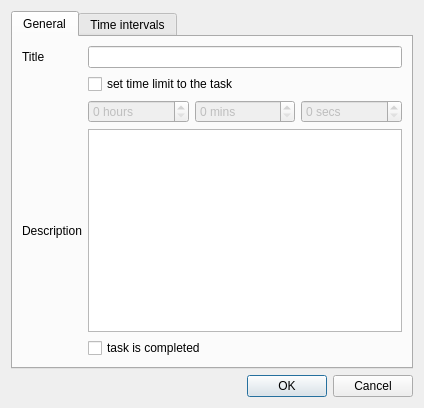
<?xml version="1.0" encoding="UTF-8"?>
<ui version="4.0">
 <class>TaskEditDialog</class>
 <widget class="QDialog" name="TaskEditDialog">
  <property name="geometry">
   <rect>
    <x>0</x>
    <y>0</y>
    <width>424</width>
    <height>408</height>
   </rect>
  </property>
  <property name="windowTitle">
   <string>Dialog</string>
  </property>
  <layout class="QVBoxLayout" name="verticalLayout">
   <item>
    <widget class="QTabWidget" name="tabWidget">
     <property name="currentIndex">
      <number>0</number>
     </property>
     <widget class="QWidget" name="general_tab">
      <attribute name="title">
       <string>General</string>
      </attribute>
      <layout class="QGridLayout" name="gridLayout">
       <item row="0" column="0">
        <widget class="QLabel" name="title_label">
         <property name="text">
          <string>Title</string>
         </property>
        </widget>
       </item>
       <item row="0" column="1">
        <widget class="QLineEdit" name="title_lineEdit"/>
       </item>
       <item row="3" column="0">
        <widget class="QLabel" name="desc_label">
         <property name="text">
          <string>Description</string>
         </property>
        </widget>
       </item>
       <item row="3" column="1">
        <widget class="QPlainTextEdit" name="desc_plainTextEdit"/>
       </item>
       <item row="2" column="1">
        <layout class="QHBoxLayout" name="horizontalLayout">
         <item>
          <widget class="QSpinBox" name="hour_spinBox">
           <property name="enabled">
            <bool>false</bool>
           </property>
           <property name="suffix">
            <string> hours</string>
           </property>
           <property name="maximum">
            <number>99999</number>
           </property>
          </widget>
         </item>
         <item>
          <widget class="QSpinBox" name="min_spinBox">
           <property name="enabled">
            <bool>false</bool>
           </property>
           <property name="suffix">
            <string> mins</string>
           </property>
           <property name="maximum">
            <number>59</number>
           </property>
          </widget>
         </item>
         <item>
          <widget class="QSpinBox" name="sec_spinBox">
           <property name="enabled">
            <bool>false</bool>
           </property>
           <property name="suffix">
            <string> secs</string>
           </property>
           <property name="maximum">
            <number>59</number>
           </property>
          </widget>
         </item>
        </layout>
       </item>
       <item row="1" column="1">
        <widget class="QCheckBox" name="useTimeLimit_checkBox">
         <property name="text">
          <string>set time limit to the task</string>
         </property>
        </widget>
       </item>
       <item row="4" column="1">
        <widget class="QCheckBox" name="completed_checkBox">
         <property name="text">
          <string>task is completed</string>
         </property>
        </widget>
       </item>
      </layout>
     </widget>
     <widget class="QWidget" name="timeList_tab">
      <attribute name="title">
       <string>Time intervals</string>
      </attribute>
      <layout class="QHBoxLayout" name="horizontalLayout_2">
       <item>
        <widget class="QTreeWidget" name="taskTime_treeWidget">
         <property name="contextMenuPolicy">
          <enum>Qt::CustomContextMenu</enum>
         </property>
         <property name="selectionMode">
          <enum>QAbstractItemView::ExtendedSelection</enum>
         </property>
         <property name="rootIsDecorated">
          <bool>false</bool>
         </property>
         <property name="sortingEnabled">
          <bool>true</bool>
         </property>
         <column>
          <property name="text">
           <string>Start time</string>
          </property>
         </column>
         <column>
          <property name="text">
           <string>End time</string>
          </property>
         </column>
         <column>
          <property name="text">
           <string>Length</string>
          </property>
         </column>
        </widget>
       </item>
       <item>
        <layout class="QVBoxLayout" name="verticalLayout_2">
         <item>
          <widget class="QToolButton" name="add_toolButton">
           <property name="text">
            <string>...</string>
           </property>
          </widget>
         </item>
         <item>
          <widget class="QToolButton" name="edit_toolButton">
           <property name="text">
            <string>...</string>
           </property>
          </widget>
         </item>
         <item>
          <spacer name="verticalSpacer">
           <property name="orientation">
            <enum>Qt::Vertical</enum>
           </property>
           <property name="sizeHint" stdset="0">
            <size>
             <width>20</width>
             <height>40</height>
            </size>
           </property>
          </spacer>
         </item>
         <item>
          <widget class="QToolButton" name="remove_toolButton">
           <property name="text">
            <string>...</string>
           </property>
          </widget>
         </item>
         <item>
          <widget class="QToolButton" name="removeAll_toolButton">
           <property name="text">
            <string>...</string>
           </property>
          </widget>
         </item>
        </layout>
       </item>
      </layout>
     </widget>
    </widget>
   </item>
   <item>
    <widget class="QDialogButtonBox" name="buttonBox">
     <property name="orientation">
      <enum>Qt::Horizontal</enum>
     </property>
     <property name="standardButtons">
      <set>QDialogButtonBox::Cancel|QDialogButtonBox::Ok</set>
     </property>
    </widget>
   </item>
  </layout>
  <action name="add_action">
   <property name="text">
    <string>&amp;Add...</string>
   </property>
   <property name="toolTip">
    <string>Add</string>
   </property>
  </action>
  <action name="remove_action">
   <property name="text">
    <string>&amp;Remove...</string>
   </property>
   <property name="toolTip">
    <string>Remove</string>
   </property>
  </action>
  <action name="edit_action">
   <property name="text">
    <string>&amp;Edit...</string>
   </property>
   <property name="toolTip">
    <string>Edit</string>
   </property>
  </action>
  <action name="removeAll_action">
   <property name="text">
    <string>Remove &amp;all...</string>
   </property>
   <property name="toolTip">
    <string>Remove all</string>
   </property>
  </action>
 </widget>
 <tabstops>
  <tabstop>tabWidget</tabstop>
  <tabstop>title_lineEdit</tabstop>
  <tabstop>useTimeLimit_checkBox</tabstop>
  <tabstop>hour_spinBox</tabstop>
  <tabstop>min_spinBox</tabstop>
  <tabstop>sec_spinBox</tabstop>
  <tabstop>desc_plainTextEdit</tabstop>
  <tabstop>completed_checkBox</tabstop>
  <tabstop>taskTime_treeWidget</tabstop>
  <tabstop>add_toolButton</tabstop>
  <tabstop>edit_toolButton</tabstop>
  <tabstop>remove_toolButton</tabstop>
  <tabstop>removeAll_toolButton</tabstop>
 </tabstops>
 <resources/>
 <connections>
  <connection>
   <sender>buttonBox</sender>
   <signal>accepted()</signal>
   <receiver>TaskEditDialog</receiver>
   <slot>accept()</slot>
   <hints>
    <hint type="sourcelabel">
     <x>226</x>
     <y>392</y>
    </hint>
    <hint type="destinationlabel">
     <x>157</x>
     <y>274</y>
    </hint>
   </hints>
  </connection>
  <connection>
   <sender>buttonBox</sender>
   <signal>rejected()</signal>
   <receiver>TaskEditDialog</receiver>
   <slot>reject()</slot>
   <hints>
    <hint type="sourcelabel">
     <x>294</x>
     <y>398</y>
    </hint>
    <hint type="destinationlabel">
     <x>286</x>
     <y>274</y>
    </hint>
   </hints>
  </connection>
  <connection>
   <sender>useTimeLimit_checkBox</sender>
   <signal>toggled(bool)</signal>
   <receiver>hour_spinBox</receiver>
   <slot>setEnabled(bool)</slot>
   <hints>
    <hint type="sourcelabel">
     <x>123</x>
     <y>81</y>
    </hint>
    <hint type="destinationlabel">
     <x>122</x>
     <y>110</y>
    </hint>
   </hints>
  </connection>
  <connection>
   <sender>useTimeLimit_checkBox</sender>
   <signal>toggled(bool)</signal>
   <receiver>min_spinBox</receiver>
   <slot>setEnabled(bool)</slot>
   <hints>
    <hint type="sourcelabel">
     <x>226</x>
     <y>81</y>
    </hint>
    <hint type="destinationlabel">
     <x>224</x>
     <y>111</y>
    </hint>
   </hints>
  </connection>
  <connection>
   <sender>useTimeLimit_checkBox</sender>
   <signal>toggled(bool)</signal>
   <receiver>sec_spinBox</receiver>
   <slot>setEnabled(bool)</slot>
   <hints>
    <hint type="sourcelabel">
     <x>297</x>
     <y>85</y>
    </hint>
    <hint type="destinationlabel">
     <x>404</x>
     <y>119</y>
    </hint>
   </hints>
  </connection>
 </connections>
</ui>
